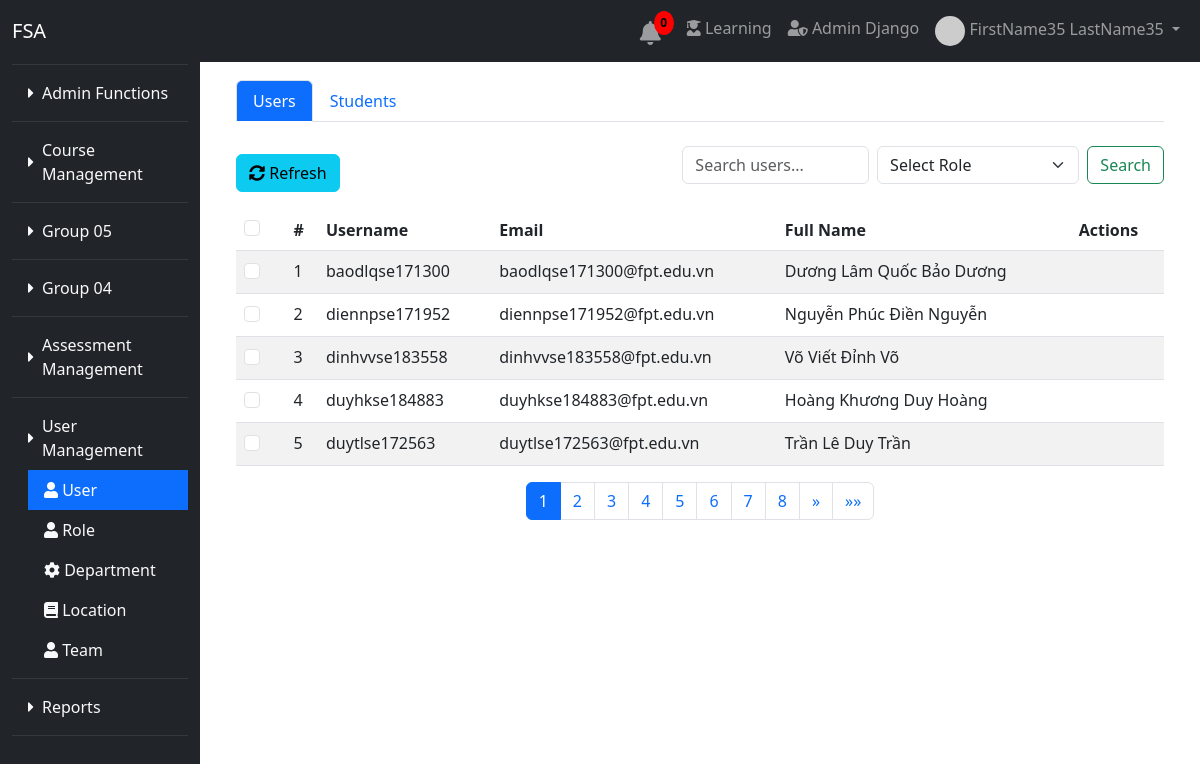
The app's page /user/users/ (signed in) with its own data.
### user/models.py (models this page shows)
class User(AbstractUser):
    date_joined = models.DateTimeField(auto_now_add=True)
    training_programs = models.ManyToManyField(TrainingProgram, blank=True)
    modules = models.ManyToManyField(Module, related_name='assigned_users', blank=True)
    groups = models.ManyToManyField(
        Group,
        blank=True,
        help_text='The groups this user belongs to.',
        verbose_name='groups',
        related_name='custom_user_groups',
    )
    user_permissions = models.ManyToManyField(
        Permission,
        blank=True,
        help_text='Specific permissions for this user.',
        verbose_name='user permissions',
        related_name='custom_user_permissions',
    )

### module_group/models.py (models this page shows, shortened)
class ModuleGroup(models.Model):
    group_name = models.CharField(max_length=255)

class Module(models.Model):
    module_name = models.CharField(max_length=255)
    module_url = models.CharField(max_length=255)
    icon = models.CharField(max_length=255, blank=True, null=True)
    module_group = models.ForeignKey(ModuleGroup, related_name='modules', on_delete=models.CASCADE)

### user/views.py (the view)
# urls.py: path('users/', views.chat_view, name='user_list'),  # User list view
@login_required
def user_list(request):
    is_superuser = request.user.is_superuser
    module_groups = ModuleGroup.objects.all()  # Thay đổi theo cách bạn lấy dữ liệu
    grouped_modules = {group: group.modules.all() for group in module_groups}
    if not is_superuser and (not hasattr(request.user, 'profile') or request.user.profile is None):
        messages.error(request, "Bạn không có quyền.")
        return redirect('user:user_list')
    user_role_permissions = request.user.profile.role.permissions.values_list('codename', flat=True) if not is_superuser else []
    can_detail_user = 'can_detail_user' in user_role_permissions or is_superuser
    can_add_user = 'can_add_user' in user_role_permissions or is_superuser
    can_edit_user = 'can_edit_user' in user_role_permissions or is_superuser
    can_delete_user = 'can_delete_user' in user_role_permissions or is_superuser
    can_import_users = 'can_import_users' in user_role_permissions or is_superuser
    can_export_users = 'can_export_users' in user_role_permissions or is_superuser
    query = request.GET.get('q', '')
    selected_role = request.GET.get('role', '')
    users = User.objects.exclude(is_superuser=True)
    roles = Role.objects.all()
    form = ExcelImportForm()
    if query and selected_role:
        users = users.filter(
            Q(username__icontains=query),
            profile__role__role_name=selected_role
        )
    elif query:
        users = users.filter(username__icontains=query)
    elif selected_role:
        users = users.filter(profile__role__role_name=selected_role)
    not_found = not users.exists()
    users = users.order_by('username')
    paginator = Paginator(users, 5)
    page = request.GET.get('page', 1)
    try:
        users = paginator.page(page)
    except PageNotAnInteger:
        users = paginator.page(1)
    except EmptyPage:
        users = paginator.page(paginator.num_pages)
    module_groups, grouped_modules = get_grouped_modules(request.user, request.session.get('temporary_role'))
    return render(request, 'user_list.html', {
        'users': users,
        'query': query,
        'roles': roles,
        'selected_role': selected_role,
        'not_found': not_found,
        'form': form,
        'can_detail_user': can_detail_user,
        'can_add_user': can_add_user,
        'can_edit_user': can_edit_user,
        'can_delete_user': can_delete_user,
        'can_import_users': can_import_users,
        'can_export_users': can_export_users,
        'page_obj': users,
        'module_groups': module_groups,
        'grouped_modules': grouped_modules,
        'module_groups': module_groups,
        'grouped_modules': grouped_modules
    })

### user/forms.py
class ExcelImportForm(forms.Form):
    excel_file = forms.FileField()

### user/templatetags/custome_filters.py (called while the page is built)
@register.filter
def multiply(value, arg):
    return value * arg

### user/templates/user_list.html (shortened to what this page needs)
{% extends 'base.html' %}
{% load static %}
{% load custome_filters %}
{% block content %}
<div class="container mt-4">
    <ul class="nav nav-tabs">
        <li class="nav-item">
            <a class="nav-link active" href="{% url 'user:user_list' %}">Users</a>
        </li>
        <li class="nav-item">
            <a class="nav-link" href="{% url 'user:student_list' %}">Students</a>
        </li>
    </ul>
    <div class="mt-3">
        <div class="d-flex justify-content-between align-items-center">
            <div class="btn-group mt-3">
                <a href="{% url 'user:user_list' %}" class="btn btn-info" title="Refresh User List" id="refresh_button">
                    <i class="fas fa-sync-alt"></i> Refresh
                </a>
            </div>
            <form method="GET" action="{% url 'user:user_list' %}" class="d-flex">
                <input type="text" name="q" value="{{ query|default_if_none:'' }}" class="form-control me-2" placeholder="Search users..." aria-label="Search users">
                <select name="role" class="form-select me-2">
                    <option value="">Select Role</option>
                </select>
                <button type="submit" class="btn btn-outline-success">Search</button>
            </form>
        </div>
        <form id="delete_form" method="POST" action="{% url 'user:user_delete' %}">
            <table class="table table-striped mt-3">
                <thead>
                    <tr>
                        <th>
                            <div class="form-check">
                                <input type="checkbox" id="select_all" class="form-check-input form-check-input-lg">
                            </div>
                        </th>
                        <th>#</th>
                        <th>Username</th>
                        <th>Email</th>
                        <th>Full Name</th>
                        <th>Actions</th>
                    </tr>
                </thead>
                <tbody>
                    {% for user in users %}
                    <tr>
                        <td>
                            <div class="form-check">
                                <input type="checkbox" name="selected_users" value="{{ user.pk }}" id="userCheckbox{{ user.pk }}" class="form-check-input">
                            </div>
                        </td>
                        <td>{{ users.number|add:'-1'|multiply:5|add:forloop.counter }}</td>
                        <td>{{ user.username }}</td>
                        <td>{{ user.email }}</td>
                        <td>{{ user.first_name }} {{ user.last_name }}</td>
                        <td>
                        </td>
                    </tr>
                    {% endfor %}
                </tbody>
            </table>
        </form>
        <nav aria-label="Page navigation">
            <ul class="pagination justify-content-center">
                {% for num in page_obj.paginator.page_range %}
                    {% if page_obj.number == num %}
                        <li class="page-item active" aria-current="page">
                            <span class="page-link">{{ num }}</span>
                        </li>
                    {% else %}
                        <li class="page-item">
                            <a class="page-link" href="?page={{ num }}&search={{ query }}">{{ num }}</a>
                        </li>
                    {% endif %}
                {% endfor %}
                {% if page_obj.has_next %}
                    <li class="page-item">
                        <a class="page-link" href="?page={{ page_obj.next_page_number }}&search={{ query }}" aria-label="Next">
                            <span aria-hidden="true">&raquo;</span>
                        </a>
                    </li>
                    <li class="page-item">
                        <a class="page-link" href="?page={{ page_obj.paginator.num_pages }}&search={{ query }}" aria-label="Last">
                            <span aria-hidden="true">&raquo;&raquo;</span>
                        </a>
                    </li>
                {% endif %}
            </ul>
        </nav>
    </div>
</div>
{% endblock %}

### main/templates/base.html (shortened to what this page needs)
<!DOCTYPE html>
<html lang="en">
<head>
    <link href="https://cdn.jsdelivr.net/npm/bootstrap@5.3.0-alpha1/dist/css/bootstrap.min.css" rel="stylesheet">
    <link rel="stylesheet" href="https://cdnjs.cloudflare.com/ajax/libs/font-awesome/5.15.4/css/all.min.css">
</head>
<body>
    <nav class="navbar navbar-expand-lg navbar-dark bg-dark fixed-top">
        <div class="container-fluid">
            <a class="navbar-brand" href="{% url 'main:home' %}">FSA</a>
            <div class="collapse navbar-collapse" id="navbarNav">
                <ul class="navbar-nav ms-auto">
                    {% if request.user.is_authenticated %}
                        {% include 'notification_bell.html' %}
                        <li class="nav-item">
                            <a class="nav-link" href="{% url 'student_portal:course_list' %}">
                                <i class="fas fa-user-graduate"></i> Learning
                            </a>
                        </li>
                        <li class="nav-item">
                            <a class="nav-link" href="{% url 'admin:index' %}" target="_blank">
                                <i class="fas fa-user-shield"></i> Admin Django
                            </a>
                        </li>
                        <li class="nav-item dropdown">
                            <a class="nav-link dropdown-toggle" href="#" id="userDropdown" role="button" data-bs-toggle="dropdown" aria-expanded="false">
                                {% if request.user.profile.profile_picture_url %}
                                    <img src="{{ request.user.profile.profile_picture_url }}" alt="Profile Picture" class="rounded-circle" width="30" height="30">
                                {% endif %}
                                {{ request.user.get_full_name|default:request.user.username }}
                            </a>
                        </li>
                    {% else %}
                        <li class="nav-item"><a class="nav-link" href="{% url 'main:register_email' %}">Register</a></li>
                        <li class="nav-item"><a class="nav-link" href="{% url 'main:login' %}">Login</a></li>
                    {% endif %}
                </ul>
            </div>
        </div>
    </nav>
    <div class="container-fluid">
        <div class="row">
            <nav id="sidebar" class="col-md-3 col-lg-2 bg-dark pt-3 vh-100 d-flex flex-column position-fixed" style="height: 100vh; overflow-y: auto;">
                <ul class="nav flex-column">
                    {% if user.is_authenticated %}
                        {% for group in module_groups %}
                            <li class="nav-item">
                                <a class="nav-link text-light d-flex align-items-center" href="#group-{{ group.id }}"
                                    data-bs-toggle="collapse" role="button"
                                    aria-expanded="{% if group.modules.all.0.module_url == active_module_url %}true{% else %}false{% endif %}"
                                    aria-controls="group-{{ group.id }}">
                                    <i class="fas fa-caret-right me-2" id="icon-{{ group.id }}"></i>
                                    {{ group.group_name }}
                                </a>
                                <div id="group-{{ group.id }}" class="collapse {% if group.modules.all.0.module_url == active_module_url %}show{% endif %}">
                                    <ul class="nav flex-column ms-3">
                                        {% for module in group.modules.all %}
                                            <li class="nav-item">
                                                <a class="nav-link text-light {% if module.module_url == active_module_url %}active{% endif %}"
                                                   href="{% url module.module_url %}">
                                                    <i class="{{ module.icon }}"></i> {{ module.module_name }}
                                                </a>
                                            </li>
                                        {% endfor %}
                                    </ul>
                                </div>
                            </li>
                            <hr class="border-secondary my-2">
                        {% endfor %}
                    {% endif %}
                </ul>
            </nav>
            <div class="col-md-9 main-content flex-grow-1 mt-5" style="margin-left: 16.67%;">
                <div class="container-fluid mt-1 pt-1">
                    {% block content %}{% endblock %}
                </div>
            </div>
        </div>
    </div>
</body>
</html>

### main/templates/base.html (style rules this page uses)
.nav-link.active { color: #ffffff !important; background-color: #0d6efd !important; }

### records on screen
User: user.get_full_name "FirstName35 LastName35"
ModuleGroup: group_name "Admin Functions"
ModuleGroup: group_name "Course Management"
ModuleGroup: group_name "Group 05"
ModuleGroup: group_name "Group 04"
ModuleGroup: group_name "Assessment Management"
ModuleGroup: group_name "User Management"
Module: module_name "User"
Module: module_name "Role"
Module: module_name "Department"
Module: module_name "Location"
Module: module_name "Team"
ModuleGroup: group_name "Reports"
User: number|add "1", username "baodlqse171300", email "baodlqse171300@fpt.edu.vn", first_name "Dương Lâm Quốc Bảo", last_name "Dương"
User: number|add "2", username "diennpse171952", email "diennpse171952@fpt.edu.vn", first_name "Nguyễn Phúc Điền", last_name "Nguyễn"
User: number|add "3", username "dinhvvse183558", email "dinhvvse183558@fpt.edu.vn", first_name "Võ Viết Đỉnh", last_name "Võ"
User: number|add "4", username "duyhkse184883", email "duyhkse184883@fpt.edu.vn", first_name "Hoàng Khương Duy", last_name "Hoàng"
User: number|add "5", username "duytlse172563", email "duytlse172563@fpt.edu.vn", first_name "Trần Lê Duy", last_name "Trần"

### other values on screen
{{ num }} "1"
{{ num }} "2" "3" "4" "5" "6" "7" "8"
